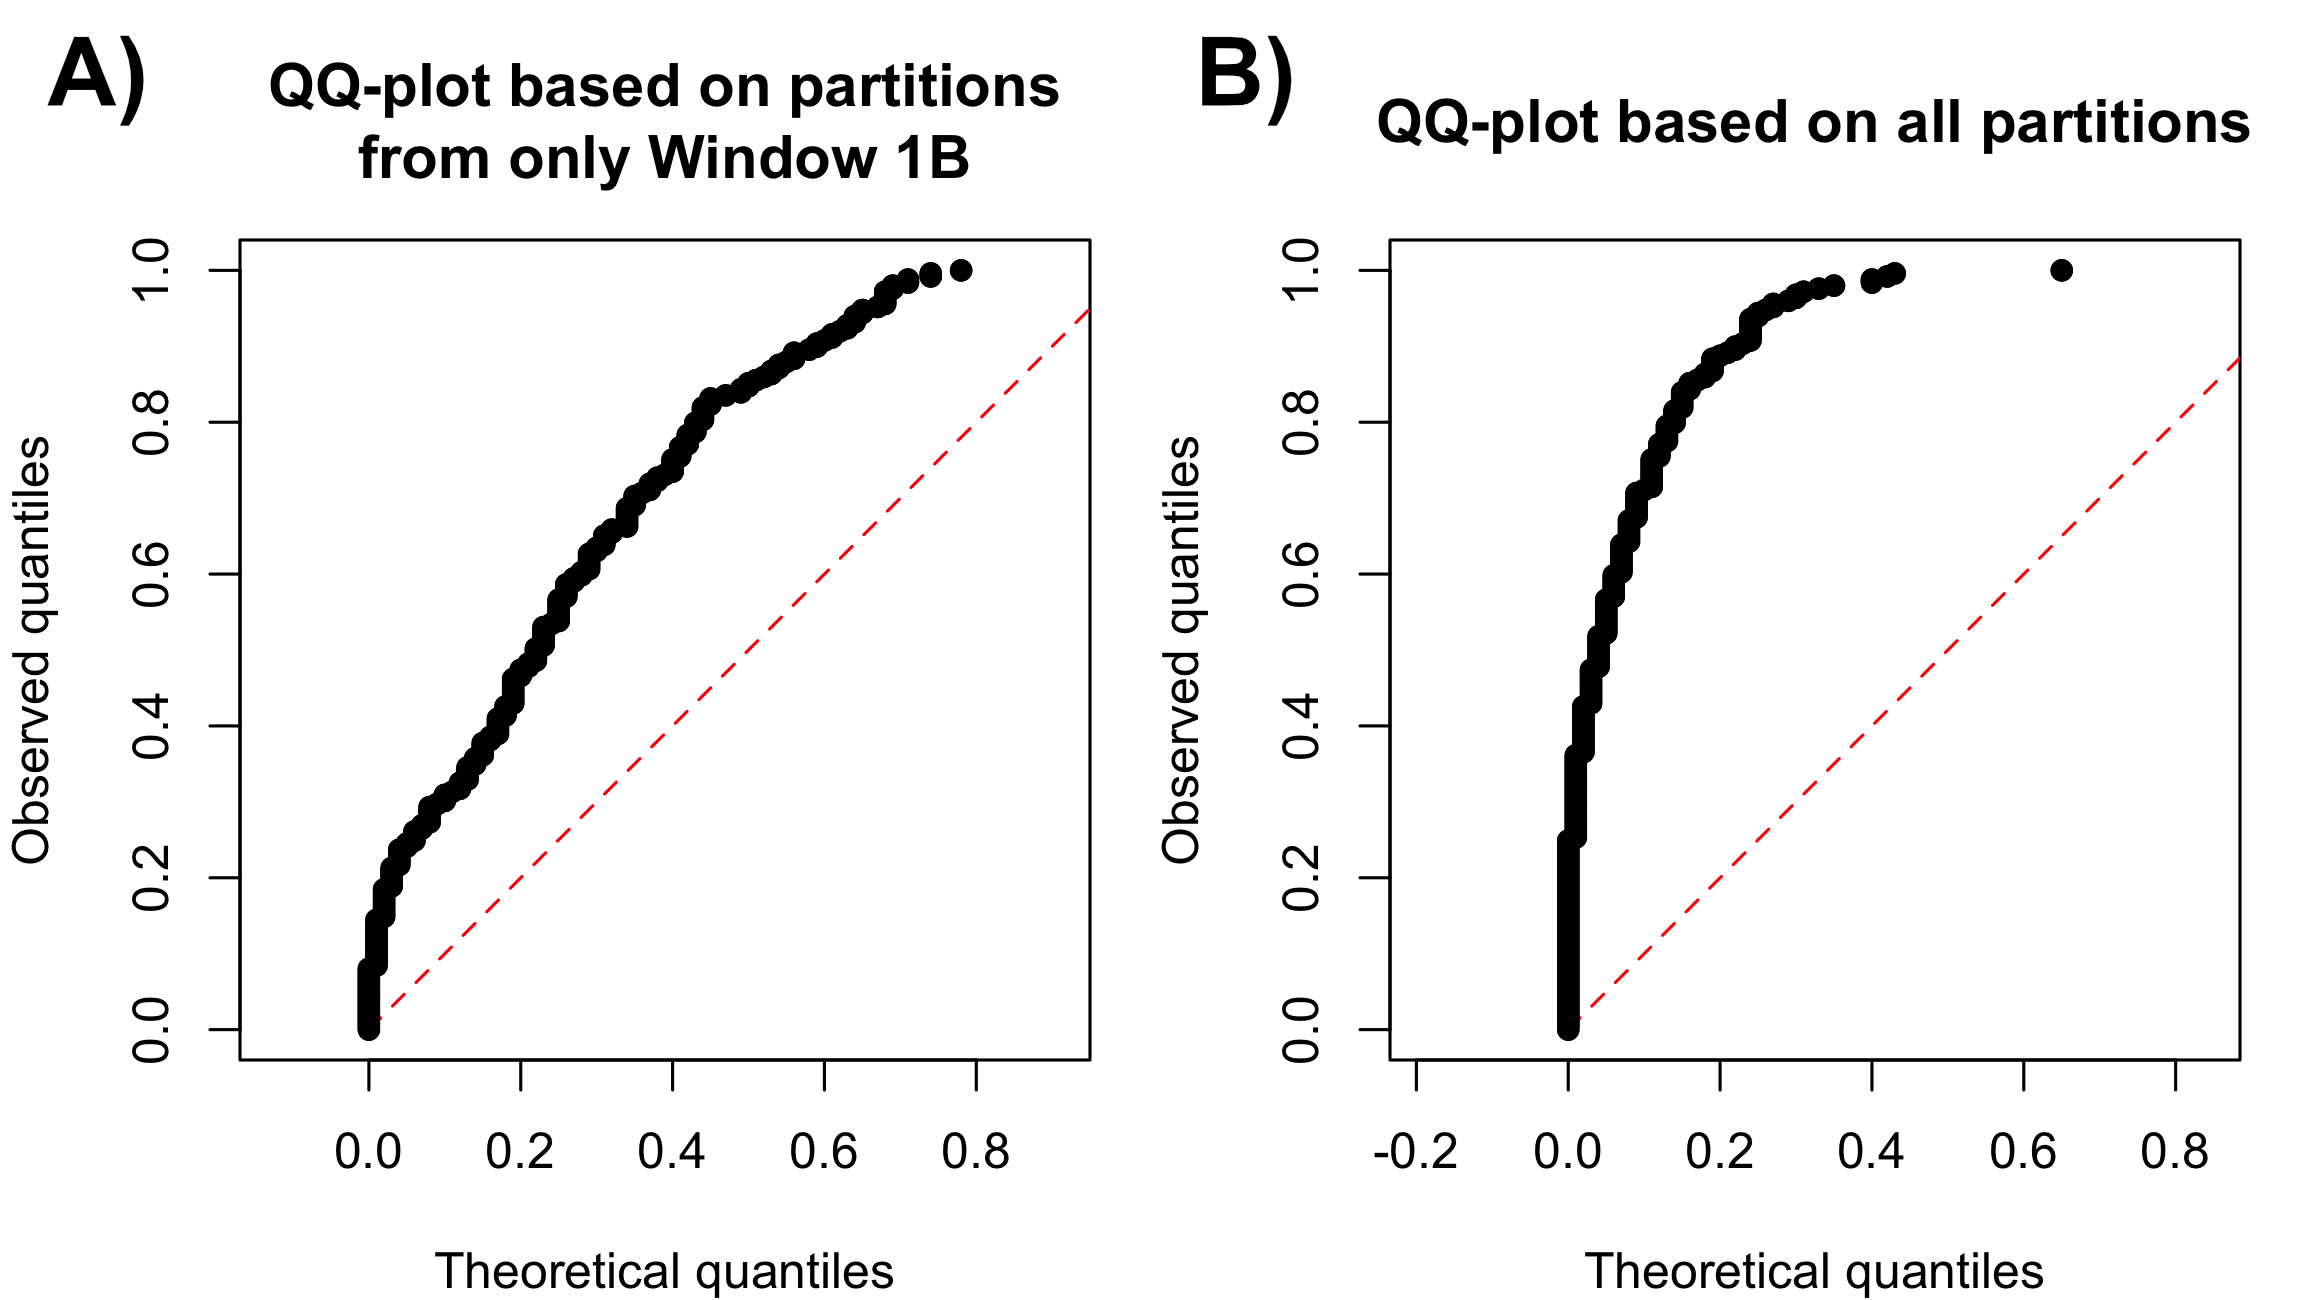

Source code (R):
# goodness of fit
rm(list=ls())
load("../results/step5_res_alternative.RData")
diag_alternative <- summary_results$diagnostic

load("../results/step5_res_pfc35.RData")
diag_pfc35 <- summary_results$diagnostic

red <- rgb(219, 51, 64, max = 255)

pdf("../figures/figure_2.pdf", height = 4, width = 7)
par(mfrow = c(1,2))
plot(NA, xlim = c(0,1), ylim = c(0,1), asp = T,
     main = "QQ-plot based on partitions\nfrom only Window 1B",
     xlab = "Theoretical quantiles", ylab = "Observed quantiles")
lines(c(0,1), c(0,1), lwd = 2, lty = 2, col = red)
points(sort(diag_pfc35), seq(0, 1, length.out = length(diag_pfc35)), pch = 16)

plot(NA, xlim = c(0,1), ylim = c(0,1), asp = T,
     main = "QQ-plot based on all partitions",
     xlab = "Theoretical quantiles", ylab = "Observed quantiles")
lines(c(0,1), c(0,1), lwd = 2, lty = 2, col = red)
points(sort(diag_alternative), seq(0, 1, length.out = length(diag_alternative)), pch = 16)
graphics.off()
